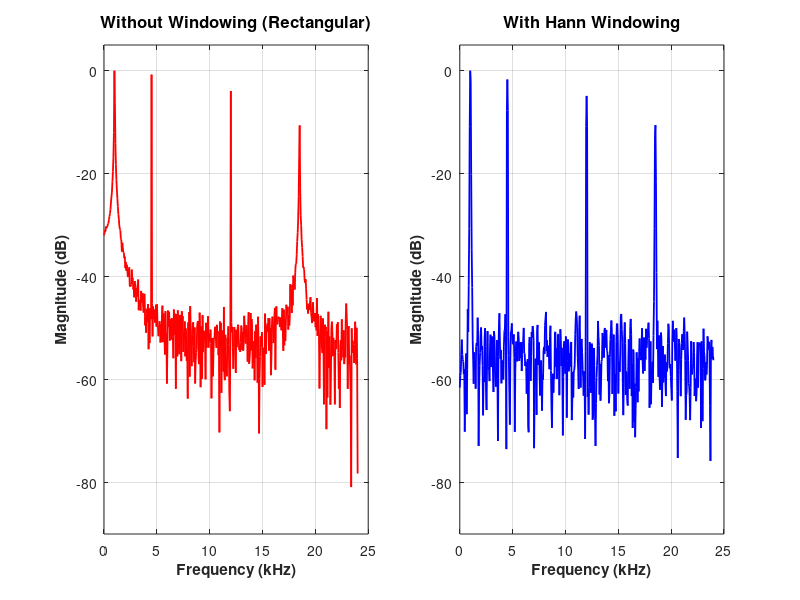

Reproduce this figure in MATLAB. (Note: this script raises an error after producing the figure.)
%% ============================================================
%%  FIGURE 4: EFFECT OF WINDOWING ON FFT SPECTRUM
%%  IEEE Paper Ready - Professional Version
%% ============================================================

clear; clc; close all;

%% ==================== PARAMETERS ====================
fs = 48000;
N = 1024;
bits_adc = 12;

frequencies = [1000, 4500, 12000, 18500];
amplitudes  = [0.85, 0.65, 0.45, 0.25];
phases      = [0, pi/4, pi/3, pi/6];

add_noise = true;
noise_level = 0.02;

export_dpi = 300;
fig_folder = 'figures';
if ~exist(fig_folder, 'dir'), mkdir(fig_folder); end

%% ==================== SIGNAL GENERATION ====================
t = (0:N-1) / fs;
x = zeros(1, N);
for i = 1:length(frequencies)
    x = x + amplitudes(i) * sin(2*pi*frequencies(i)*t + phases(i));
end
if add_noise
    x = x + noise_level * randn(1, N);
end
x = x / max(abs(x)) * 0.95;

q_levels = 2^(bits_adc - 1);
x_quant = round(x * q_levels) / q_levels;

w_hann = 0.5 * (1 - cos(2*pi*(0:N-1)/(N-1)));
x_windowed = x_quant .* w_hann;

%% ==================== FFT ====================
X_nowin = fft(x_quant, N);
X_db_nowin = 20 * log10(abs(X_nowin(1:floor(N/2)+1)) / max(abs(X_nowin(1:floor(N/2)+1))) + eps);

X_win = fft(x_windowed, N);
X_db_win = 20 * log10(abs(X_win(1:floor(N/2)+1)) / max(abs(X_win(1:floor(N/2)+1))) + eps);

f_axis = (0:floor(N/2)) * (fs / N);

%% ==================== FIGURE 4 - IEEE STYLE ====================
fig4 = figure('Color', 'w', 'Name', 'Fig4_WindowEffect_IEEE', ...
              'Position', [80 60 1150 520]);

% Left: No Window
subplot(1,2,1);
plot(f_axis/1000, X_db_nowin, 'r-', 'LineWidth', 1.3);
grid on;
xlabel('Frequency (kHz)', 'FontSize', 11, 'FontWeight', 'bold');
ylabel('Magnitude (dB)', 'FontSize', 11, 'FontWeight', 'bold');
title('Without Windowing (Rectangular)', 'FontSize', 12, 'FontWeight', 'bold');
ylim([-90 5]);

text(0.5, -80, {'High sidelobes', 'Severe spectral leakage'}, ...
    'Units', 'normalized', 'HorizontalAlignment', 'center', ...
    'FontSize', 10, 'Color', [0.7 0 0], 'FontWeight', 'bold');

% Right: With Hann Window
subplot(1,2,2);
plot(f_axis/1000, X_db_win, 'b-', 'LineWidth', 1.3);
grid on;
xlabel('Frequency (kHz)', 'FontSize', 11, 'FontWeight', 'bold');
ylabel('Magnitude (dB)', 'FontSize', 11, 'FontWeight', 'bold');
title('With Hann Windowing', 'FontSize', 12, 'FontWeight', 'bold');
ylim([-90 5]);

text(0.5, -80, {'Significantly reduced sidelobes', 'Clean spectral peaks'}, ...
    'Units', 'normalized', 'HorizontalAlignment', 'center', ...
    'FontSize', 10, 'Color', [0 0.4 0], 'FontWeight', 'bold');

sgtitle('Impact of Windowing on FFT Spectrum Quality', ...
        'FontSize', 14, 'FontWeight', 'bold');

% Annotation box
annotation('textbox', [0.23 0.12 0.54 0.18], ...
    'String', {'Windowing is essential in FFT-based spectrum analysis to suppress spectral leakage.', ...
               'The Hann window provides an excellent balance between frequency resolution and dynamic range.', ...
               'In FPGA implementation: Window multiplication is performed in real-time using DSP slices.'}, ...
    'FitBoxToText', 'on', ...
    'BackgroundColor', [0.96 0.96 1], ...
    'EdgeColor', [0 0.25 0.5], ...
    'LineWidth', 1.2, ...
    'FontSize', 9.5);

exportgraphics(fig4, fullfile(fig_folder, 'Fig4_WindowEffect_IEEE.png'), 'Resolution', export_dpi);
exportgraphics(fig4, fullfile(fig_folder, 'Fig4_WindowEffect_IEEE.pdf'), 'ContentType', 'vector');

fprintf('✅ Figure 4 generated successfully!\n');
fprintf('   Saved: Fig4_WindowEffect_IEEE.png\n');
